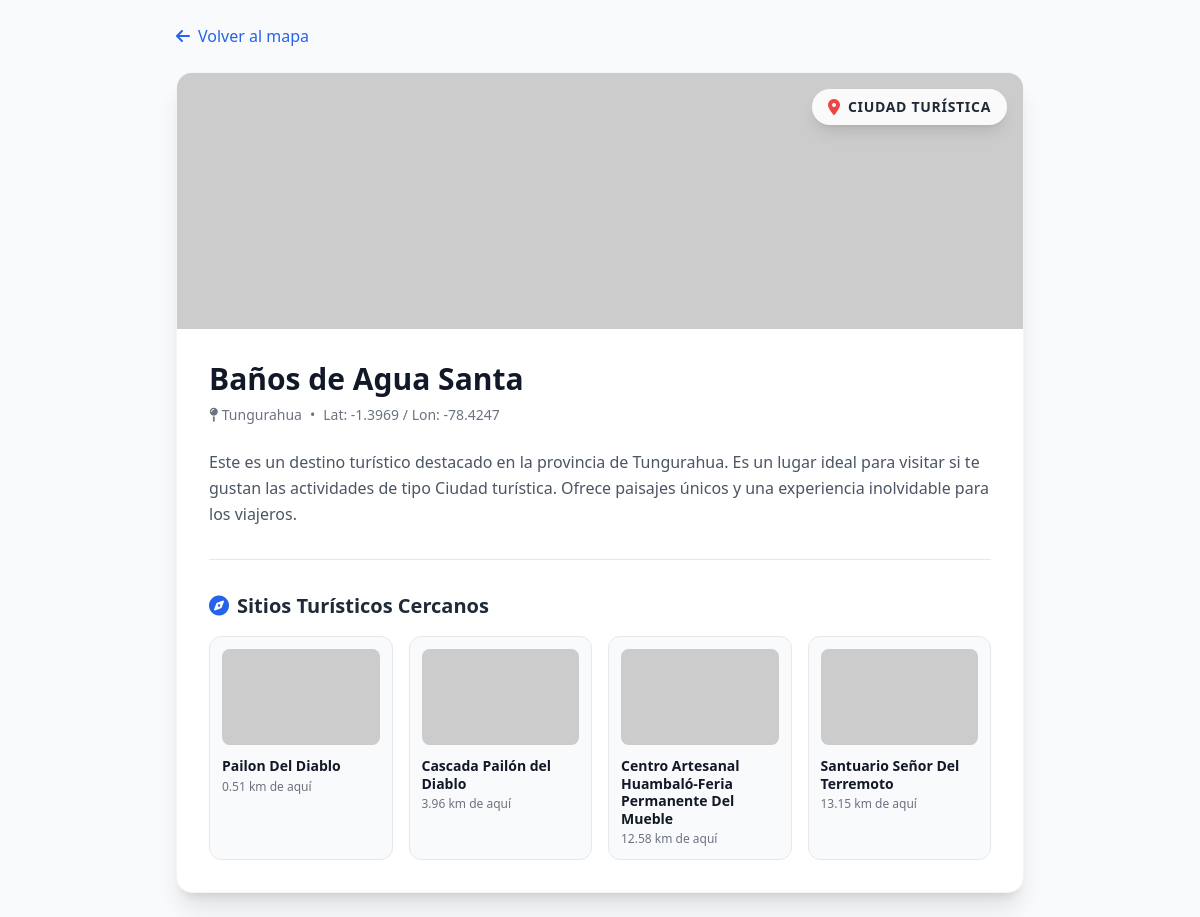
/turismo/sitio/1/, run on the app's committed database.
### turismo/models.py (models this page shows, shortened)
class SitioTuristico(models.Model):
    CATEGORIAS = [
        ("ciudad", "Ciudad turística"),
        ("cascada", "Cascada"),
        ("laguna", "Laguna"),
        ("playa", "Playa"),
        ("parque", "Parque nacional"),
        ("monumento", "Monumento"),
        ("cultural", "Patrimonio cultural"),
        ("otro", "Otro"),
    ]
    nombre = models.CharField(max_length=150)
    provincia = models.CharField(max_length=100)
    categoria = models.CharField(max_length=20, choices=CATEGORIAS)
    imagen_referencia = models.ImageField(upload_to=ruta_imagen_sitio, null=True, blank=True, verbose_name="Foto de Referencia para IA")
    latitud = models.DecimalField(max_digits=9, decimal_places=6)
    longitud = models.DecimalField(max_digits=9, decimal_places=6)
    activo = models.BooleanField(default=True)
    fecha_creacion = models.DateTimeField(auto_now_add=True)
    descripcion = models.TextField(blank=True, null=True)
    class Meta:
        verbose_name = "Sitio turístico"
        verbose_name_plural = "Sitios turísticos"
        ordering = ["nombre"]

### turismo/views.py (the view)
# urls.py: path('sitio/<int:pk>/', SitioDetalleView.as_view(), name='detalle_sitio')
class SitioDetalleView(View):
    def get(self, request, pk):
        sitio_principal = get_object_or_404(SitioTuristico, pk=pk)
        otros_sitios = SitioTuristico.objects.filter(activo=True).exclude(pk=pk)
        recomendaciones = []
        for otro in otros_sitios:
            dist = haversine(
                sitio_principal.latitud, sitio_principal.longitud,
                otro.latitud, otro.longitud
            )
            if dist < 50.0:
                recomendaciones.append({
                    'id': otro.id,
                    'nombre': otro.nombre,
                    'categoria': otro.categoria,
                    'provincia': otro.provincia,
                    'distancia_km': round(dist, 2),
                    'imagen_url': otro.imagen_referencia.url if hasattr(otro, 'imagen_referencia') and otro.imagen_referencia else None
                })
        recomendaciones.sort(key=lambda x: x['distancia_km'])
        top_recomendaciones = recomendaciones[:4]
        context = {
            'sitio': sitio_principal,
            'recomendaciones': top_recomendaciones
        }
        return render(request, "turismo/detalle_sitio.html", context)

### turismo/views.py (called while the page is built)
def haversine(lat1, lon1, lat2, lon2):
    R = 6371  # Radio de la Tierra en km
    try:
        phi1 = math.radians(float(lat1))
        phi2 = math.radians(float(lat2))
        dphi = math.radians(float(lat2) - float(lat1))
        dlambda = math.radians(float(lon2) - float(lon1))
        a = math.sin(dphi / 2) ** 2 + \
            math.cos(phi1) * math.cos(phi2) * math.sin(dlambda / 2) ** 2
        c = 2 * math.atan2(math.sqrt(a), math.sqrt(1 - a))
        return R * c
    except (ValueError, TypeError):
        return float('inf')

### template/turismo/detalle_sitio.html (shortened to what this page needs)
<!DOCTYPE html>
<html lang="es">
<head>
    <script src="https://cdn.tailwindcss.com"></script>
    <link href="https://cdnjs.cloudflare.com/ajax/libs/font-awesome/6.0.0/css/all.min.css" rel="stylesheet">
</head>
<body class="bg-gray-50 text-gray-800">
    <div class="max-w-4xl mx-auto p-4 md:p-6">
        <a href="{% url 'core:home' %}" class="inline-flex items-center text-blue-600 mb-6 hover:underline">
            <i class="fas fa-arrow-left mr-2"></i> Volver al mapa
        </a>
        <div class="bg-white rounded-2xl shadow-xl overflow-hidden border border-gray-100">
            <div class="relative h-64 bg-gray-200">
                <img src="https://placehold.co/800x400?text={{ sitio.nombre }}" alt="{{ sitio.nombre }}" class="w-full h-full object-cover">
                <div class="absolute top-4 right-4 bg-white/90 backdrop-blur-sm px-4 py-2 rounded-full shadow-lg flex items-center gap-2">
                    {% if sitio.categoria == 'playa' %}<i class="fas fa-umbrella-beach text-orange-500"></i>
                    {% elif sitio.categoria == 'ciudad' %}<i class="fas fa-city text-blue-500"></i>
                    {% elif sitio.categoria == 'parque' %}<i class="fas fa-tree text-green-500"></i>
                    {% else %}<i class="fas fa-map-marker-alt text-red-500"></i>{% endif %}
                    <span class="font-bold text-sm uppercase tracking-wider">{{ sitio.categoria }}</span>
                </div>
            </div>
            <div class="p-8">
                <h1 class="text-3xl font-extrabold text-gray-900 mb-2">{{ sitio.nombre }}</h1>
                <p class="text-sm text-gray-500 mb-6 flex items-center">
                    <i class="fas fa-map-pin mr-1"></i> {{ sitio.provincia }}
                    <span class="mx-2">•</span>
                    Lat: {{ sitio.latitud|floatformat:4 }} / Lon: {{ sitio.longitud|floatformat:4 }}
                </p>
                <div class="prose max-w-none text-gray-600 leading-relaxed mb-8">
                    {% if sitio.descripcion %}
                        {{ sitio.descripcion|linebreaks }}
                    {% else %}
                        <p>
                            Este es un destino turístico destacado en la provincia de {{ sitio.provincia }}.
                            Es un lugar ideal para visitar si te gustan las actividades de tipo {{ sitio.categoria }}.
                            Ofrece paisajes únicos y una experiencia inolvidable para los viajeros.
                        </p>
                    {% endif %}
                </div>
                <hr class="border-gray-200 my-8">
                <h3 class="text-xl font-bold text-gray-800 mb-4 flex items-center">
                    <i class="fas fa-compass text-blue-600 mr-2"></i>
                    Sitios Turísticos Cercanos
                </h3>
                {% if recomendaciones %}
                    <div class="grid grid-cols-2 md:grid-cols-4 gap-4">
                        {% for reco in recomendaciones %}
                        <a href="{% url 'turismo:detalle_sitio' reco.id %}" class="group block">
                            <div class="bg-gray-50 rounded-xl p-3 border border-gray-200 hover:shadow-md hover:border-blue-300 transition-all h-full flex flex-col">
                                <div class="h-24 bg-gray-200 rounded-lg mb-3 overflow-hidden">
                                    <img src="https://placehold.co/200x200?text={{ reco.nombre|slice:':3' }}" class="w-full h-full object-cover group-hover:scale-110 transition-transform duration-500">
                                </div>
                                <div class="flex-1">
                                    <h4 class="font-bold text-sm text-gray-900 leading-tight mb-1 group-hover:text-blue-600">{{ reco.nombre }}</h4>
                                    <p class="text-xs text-gray-500">{{ reco.distancia_km }} km de aquí</p>
                                </div>
                            </div>
                        </a>
                        {% endfor %}
                    </div>
                {% else %}
                    <p class="text-gray-500 italic">No hay otros sitios registrados cerca de esta ubicación.</p>
                {% endif %}
            </div>
        </div>
    </div>
</body>
</html>

### data on the page
SitioTuristico: categoria "CIUDAD TURÍSTICA", nombre "Baños de Agua Santa", provincia "Tungurahua", latitud "-1.3969", longitud "-78.4247", categoria "Ciudad turística"
SitioTuristico: nombre "Pailon Del Diablo"
SitioTuristico: nombre "Cascada Pailón del Diablo"
SitioTuristico: nombre "Centro Artesanal Huambaló-Feria Permanente Del Mueble"
SitioTuristico: nombre "Santuario Señor Del Terremoto"

### other printed values
{{ reco.distancia_km }} "0.51" "3.96" "12.58" "13.15"
